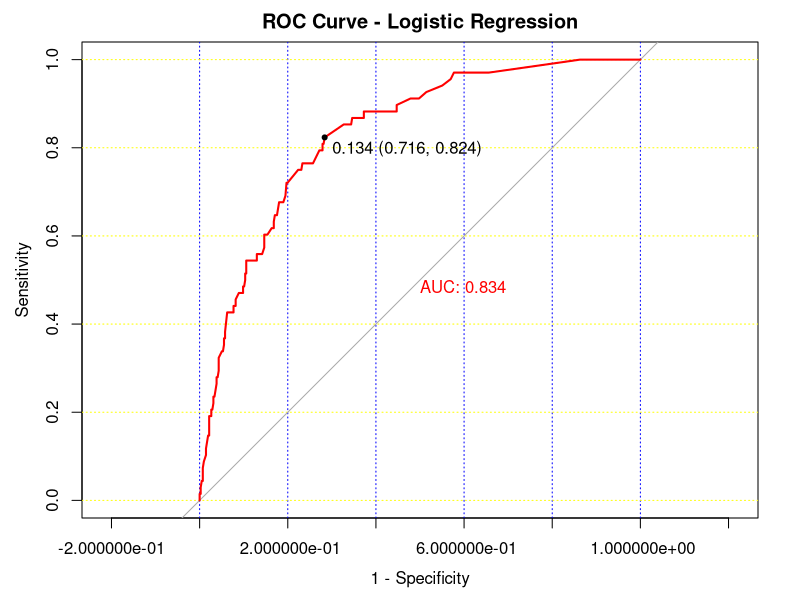

Reproduce this figure in R.
## ---- chunk 1
X <- read.csv("./data/X.csv", header = TRUE)
y <- read.csv("./data/y.csv", header = TRUE)
## ---- chunk 2
data <- cbind(X, y)

indices <- 1:nrow(data)
set.seed(123) # <=
shuffled_indices <- sample(indices) 
train_size <- floor(0.8 * length(indices)) # <=

train_indices <- shuffled_indices[1:train_size]
test_indices <- shuffled_indices[(train_size + 1):length(indices)]
train_data <- data[train_indices, ]
test_data <- data[test_indices, ]

## ---- chunk 3
library('MASS')
library('caret')

logit_model <- glm(dod ~ ., data = train_data, family = binomial)
step_model <- stepAIC(logit_model, direction = "both")
summary.glm(step_model)

ci <- confint(step_model)
exp(cbind(OR <- coef(step_model), ci))

predictions <- predict(step_model, test_data, type="response")
## ---- chunk 4
confusion_matrix <- table(test_data[, ncol(test_data)], ifelse(predictions > 0.5, 1, 0))

## 计算准确率
accuracy <- sum(diag(confusion_matrix)) / sum(confusion_matrix)
cat("Accuracy:", accuracy, "\n")

## 计算召回率
recall <- diag(confusion_matrix) / rowSums(confusion_matrix)
cat("Recall:", recall, "\n")

## 计算F1分数
precision <- diag(confusion_matrix) / colSums(confusion_matrix)
f1_score <- 2 * (precision * recall) / (precision + recall)
cat("F1 Score:", f1_score, "\n")

## ---- chunk 5
library(pROC)
roc_obj <- roc(test_data[, ncol(test_data)], predictions)

plot(
  roc_obj,
  col = "red", 
  main = "ROC Curve - Logistic Regression",
  legacy.axes = T, # y轴格式更改
  print.auc = TRUE, # 显示AUC面积
  print.thres = TRUE, # 添加截点和95%CI
  grid=c(0.2,0.2),
  grid.col=c("blue","yellow")
)
